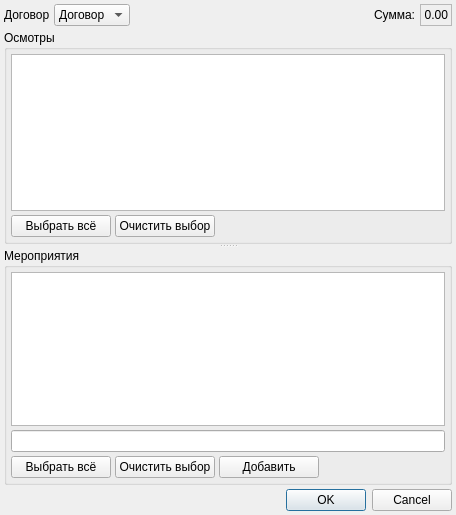
<?xml version="1.0" encoding="UTF-8"?>
<ui version="4.0">
 <class>PreF025Dialog</class>
 <widget class="QDialog" name="PreF025Dialog">
  <property name="windowModality">
   <enum>Qt::ApplicationModal</enum>
  </property>
  <property name="geometry">
   <rect>
    <x>0</x>
    <y>0</y>
    <width>456</width>
    <height>515</height>
   </rect>
  </property>
  <property name="windowTitle">
   <string>Dialog</string>
  </property>
  <layout class="QVBoxLayout" name="verticalLayout">
   <property name="spacing">
    <number>4</number>
   </property>
   <property name="margin">
    <number>4</number>
   </property>
   <item>
    <widget class="QWidget" name="grpContract" native="true">
     <property name="sizePolicy">
      <sizepolicy hsizetype="Expanding" vsizetype="Preferred">
       <horstretch>0</horstretch>
       <verstretch>0</verstretch>
      </sizepolicy>
     </property>
     <layout class="QHBoxLayout" name="horizontalLayout">
      <property name="spacing">
       <number>4</number>
      </property>
      <property name="margin">
       <number>0</number>
      </property>
      <item>
       <widget class="QLabel" name="lblContract">
        <property name="text">
         <string>Договор</string>
        </property>
       </widget>
      </item>
      <item>
       <widget class="CContractComboBox" name="cmbContract">
        <property name="sizePolicy">
         <sizepolicy hsizetype="Expanding" vsizetype="Fixed">
          <horstretch>2</horstretch>
          <verstretch>0</verstretch>
         </sizepolicy>
        </property>
        <property name="whatsThis">
         <string>номер, дата и основание договора в рамках которого производится осмотр</string>
        </property>
        <item>
         <property name="text">
          <string>Договор</string>
         </property>
        </item>
       </widget>
      </item>
      <item>
       <spacer name="horizontalSpacer">
        <property name="orientation">
         <enum>Qt::Horizontal</enum>
        </property>
        <property name="sizeType">
         <enum>QSizePolicy::Expanding</enum>
        </property>
        <property name="sizeHint" stdset="0">
         <size>
          <width>613</width>
          <height>20</height>
         </size>
        </property>
       </spacer>
      </item>
      <item>
       <widget class="QLabel" name="lblSum">
        <property name="text">
         <string>Сумма:</string>
        </property>
       </widget>
      </item>
      <item>
       <widget class="QLabel" name="lblSumValue">
        <property name="frameShape">
         <enum>QFrame::StyledPanel</enum>
        </property>
        <property name="frameShadow">
         <enum>QFrame::Sunken</enum>
        </property>
        <property name="text">
         <string>0.00</string>
        </property>
        <property name="textFormat">
         <enum>Qt::PlainText</enum>
        </property>
        <property name="alignment">
         <set>Qt::AlignRight|Qt::AlignTrailing|Qt::AlignVCenter</set>
        </property>
       </widget>
      </item>
     </layout>
    </widget>
   </item>
   <item>
    <widget class="QSplitter" name="splitter">
     <property name="orientation">
      <enum>Qt::Vertical</enum>
     </property>
     <property name="childrenCollapsible">
      <bool>false</bool>
     </property>
     <widget class="QGroupBox" name="grpInspections">
      <property name="title">
       <string>Осмотры</string>
      </property>
      <layout class="QGridLayout" name="gridLayout">
       <property name="margin">
        <number>4</number>
       </property>
       <property name="spacing">
        <number>4</number>
       </property>
       <item row="0" column="0" colspan="3">
        <widget class="CInDocTableView" name="tblDiagnostics"/>
       </item>
       <item row="1" column="0">
        <widget class="QPushButton" name="btnSelectVisits">
         <property name="sizePolicy">
          <sizepolicy hsizetype="Fixed" vsizetype="Fixed">
           <horstretch>0</horstretch>
           <verstretch>0</verstretch>
          </sizepolicy>
         </property>
         <property name="minimumSize">
          <size>
           <width>100</width>
           <height>0</height>
          </size>
         </property>
         <property name="text">
          <string>Выбрать всё</string>
         </property>
         <property name="autoDefault">
          <bool>false</bool>
         </property>
        </widget>
       </item>
       <item row="1" column="1">
        <widget class="QPushButton" name="btnDeselectVisits">
         <property name="sizePolicy">
          <sizepolicy hsizetype="Fixed" vsizetype="Fixed">
           <horstretch>1</horstretch>
           <verstretch>0</verstretch>
          </sizepolicy>
         </property>
         <property name="minimumSize">
          <size>
           <width>100</width>
           <height>0</height>
          </size>
         </property>
         <property name="text">
          <string>Очистить выбор</string>
         </property>
         <property name="autoDefault">
          <bool>false</bool>
         </property>
        </widget>
       </item>
       <item row="1" column="2">
        <spacer name="horizontalSpacer_2">
         <property name="orientation">
          <enum>Qt::Horizontal</enum>
         </property>
         <property name="sizeHint" stdset="0">
          <size>
           <width>343</width>
           <height>20</height>
          </size>
         </property>
        </spacer>
       </item>
      </layout>
     </widget>
     <widget class="QGroupBox" name="grpActions">
      <property name="title">
       <string>Мероприятия</string>
      </property>
      <layout class="QGridLayout" name="gridLayout_2">
       <property name="margin">
        <number>4</number>
       </property>
       <property name="spacing">
        <number>4</number>
       </property>
       <item row="0" column="0" colspan="4">
        <widget class="CSortFilterProxyInDocTableView" name="tblActions"/>
       </item>
       <item row="2" column="0">
        <widget class="QPushButton" name="btnSelectActions">
         <property name="sizePolicy">
          <sizepolicy hsizetype="Fixed" vsizetype="Fixed">
           <horstretch>0</horstretch>
           <verstretch>0</verstretch>
          </sizepolicy>
         </property>
         <property name="minimumSize">
          <size>
           <width>100</width>
           <height>0</height>
          </size>
         </property>
         <property name="text">
          <string>Выбрать всё</string>
         </property>
         <property name="autoDefault">
          <bool>false</bool>
         </property>
        </widget>
       </item>
       <item row="2" column="1">
        <widget class="QPushButton" name="btnDeselectActions">
         <property name="sizePolicy">
          <sizepolicy hsizetype="Fixed" vsizetype="Fixed">
           <horstretch>0</horstretch>
           <verstretch>0</verstretch>
          </sizepolicy>
         </property>
         <property name="minimumSize">
          <size>
           <width>100</width>
           <height>0</height>
          </size>
         </property>
         <property name="text">
          <string>Очистить выбор</string>
         </property>
         <property name="autoDefault">
          <bool>false</bool>
         </property>
        </widget>
       </item>
       <item row="2" column="3">
        <spacer name="horizontalSpacer_3">
         <property name="orientation">
          <enum>Qt::Horizontal</enum>
         </property>
         <property name="sizeHint" stdset="0">
          <size>
           <width>343</width>
           <height>20</height>
          </size>
         </property>
        </spacer>
       </item>
       <item row="2" column="2">
        <widget class="QPushButton" name="btnAddActionTypes">
         <property name="sizePolicy">
          <sizepolicy hsizetype="Fixed" vsizetype="Fixed">
           <horstretch>0</horstretch>
           <verstretch>0</verstretch>
          </sizepolicy>
         </property>
         <property name="minimumSize">
          <size>
           <width>100</width>
           <height>0</height>
          </size>
         </property>
         <property name="text">
          <string>Добавить</string>
         </property>
        </widget>
       </item>
       <item row="1" column="0" colspan="4">
        <widget class="QLineEdit" name="edtNameFilter"/>
       </item>
      </layout>
     </widget>
    </widget>
   </item>
   <item>
    <widget class="QDialogButtonBox" name="buttonBox">
     <property name="orientation">
      <enum>Qt::Horizontal</enum>
     </property>
     <property name="standardButtons">
      <set>QDialogButtonBox::Cancel|QDialogButtonBox::Ok</set>
     </property>
    </widget>
   </item>
  </layout>
 </widget>
 <customwidgets>
  <customwidget>
   <class>CInDocTableView</class>
   <extends>QTableView</extends>
   <header>library/InDocTable.h</header>
  </customwidget>
  <customwidget>
   <class>CContractComboBox</class>
   <extends>QComboBox</extends>
   <header>Orgs/OrgComboBox.h</header>
  </customwidget>
  <customwidget>
   <class>CSortFilterProxyInDocTableView</class>
   <extends>QTableView</extends>
   <header>library/SortFilterProxyInDocTableView.h</header>
  </customwidget>
 </customwidgets>
 <tabstops>
  <tabstop>cmbContract</tabstop>
  <tabstop>tblDiagnostics</tabstop>
  <tabstop>btnSelectVisits</tabstop>
  <tabstop>btnDeselectVisits</tabstop>
  <tabstop>tblActions</tabstop>
  <tabstop>edtNameFilter</tabstop>
  <tabstop>btnSelectActions</tabstop>
  <tabstop>btnDeselectActions</tabstop>
  <tabstop>btnAddActionTypes</tabstop>
  <tabstop>buttonBox</tabstop>
 </tabstops>
 <resources/>
 <connections>
  <connection>
   <sender>buttonBox</sender>
   <signal>accepted()</signal>
   <receiver>PreF025Dialog</receiver>
   <slot>accept()</slot>
   <hints>
    <hint type="sourcelabel">
     <x>451</x>
     <y>510</y>
    </hint>
    <hint type="destinationlabel">
     <x>455</x>
     <y>514</y>
    </hint>
   </hints>
  </connection>
  <connection>
   <sender>buttonBox</sender>
   <signal>rejected()</signal>
   <receiver>PreF025Dialog</receiver>
   <slot>reject()</slot>
   <hints>
    <hint type="sourcelabel">
     <x>451</x>
     <y>510</y>
    </hint>
    <hint type="destinationlabel">
     <x>455</x>
     <y>514</y>
    </hint>
   </hints>
  </connection>
 </connections>
</ui>
